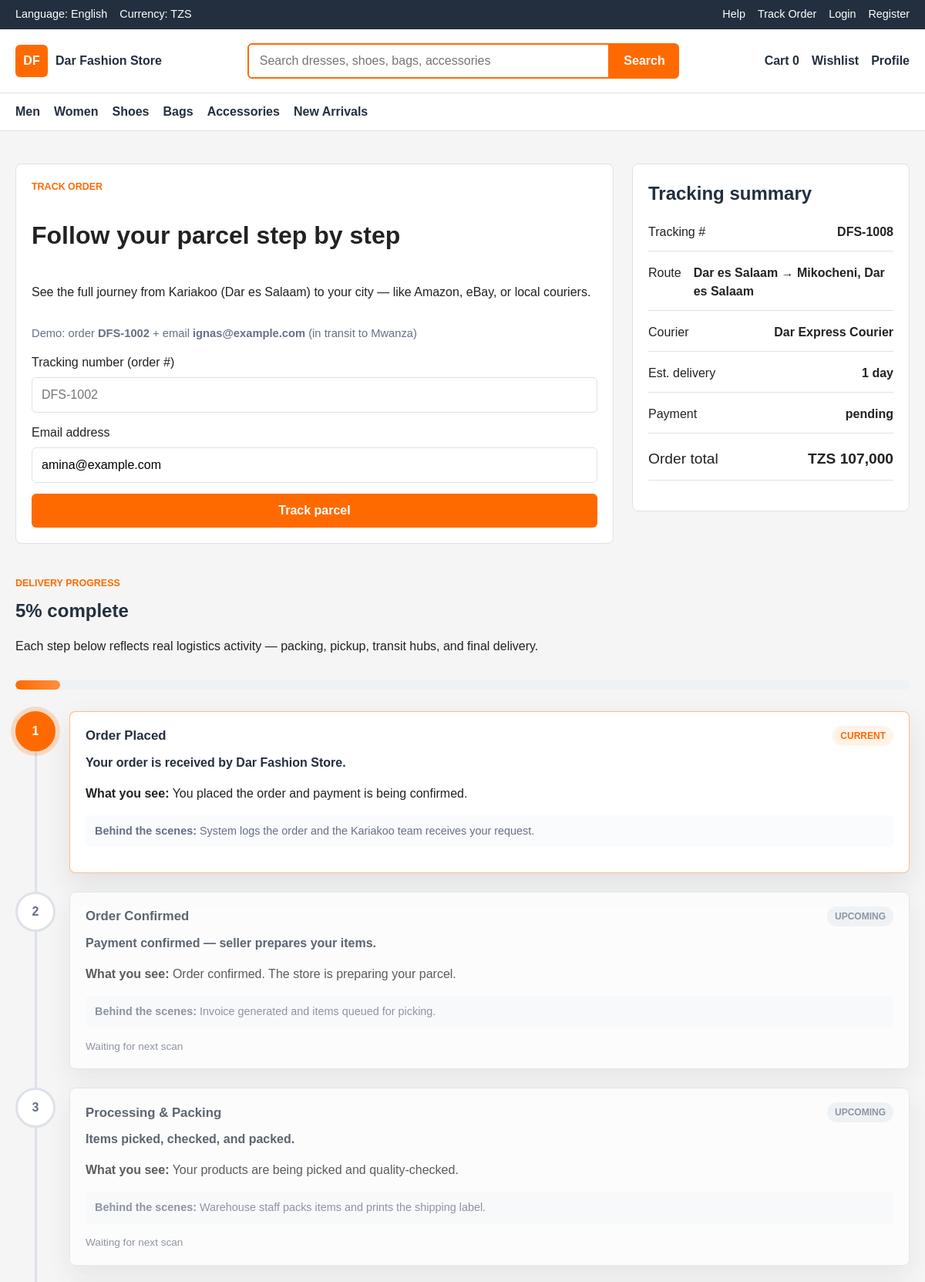
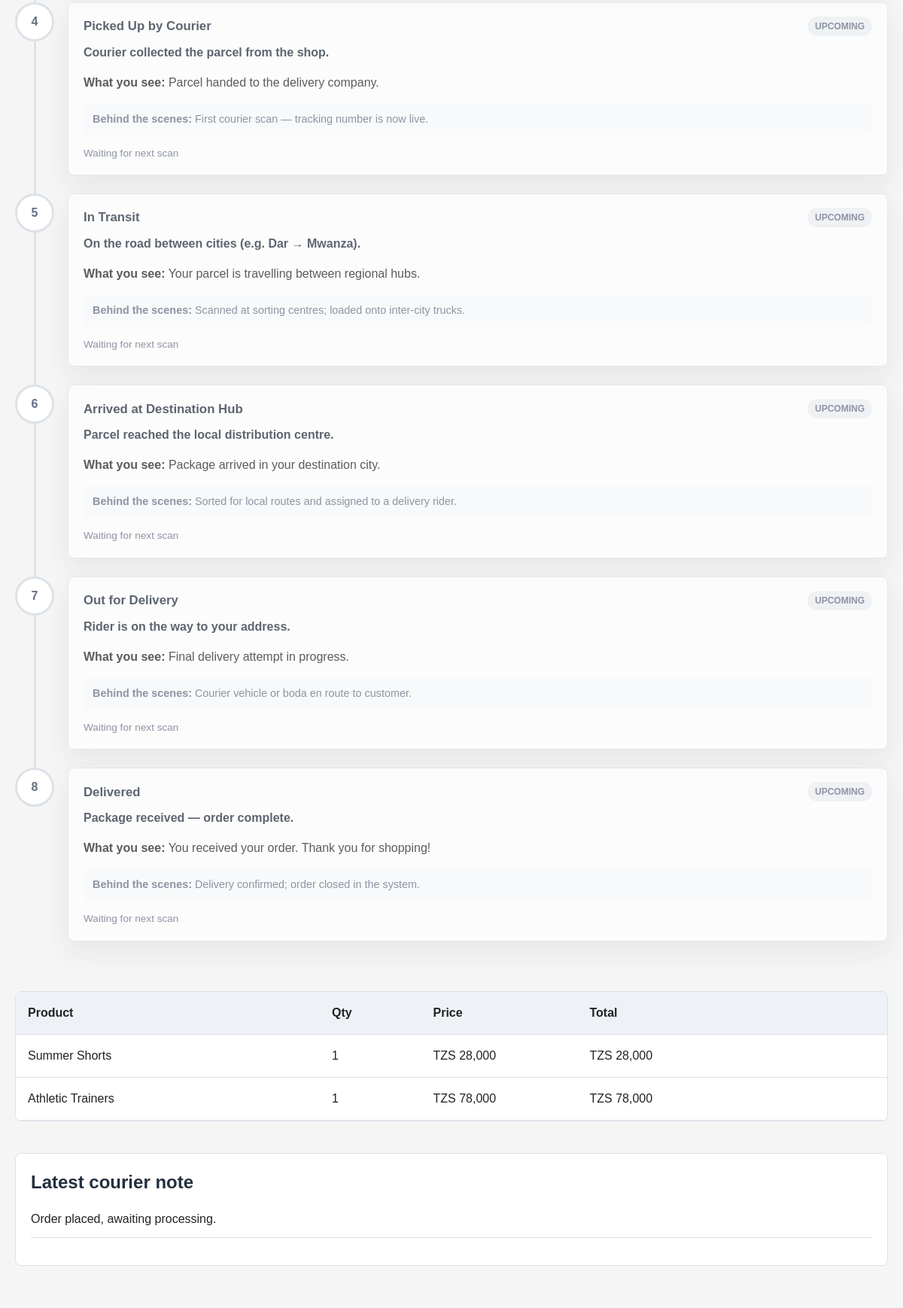
The page /track-order.php?email=amina@example.com (upper part) on the database its author committed (2 pictures, top to bottom).
### tables this page shows
CREATE TABLE orders (
    id INT UNSIGNED AUTO_INCREMENT PRIMARY KEY,
    order_number VARCHAR(40) NOT NULL UNIQUE,
    user_id INT UNSIGNED,
    customer_name VARCHAR(120) NOT NULL,
    customer_email VARCHAR(160) NOT NULL,
    customer_phone VARCHAR(30) NOT NULL,
    shipping_address TEXT NOT NULL,
    subtotal DECIMAL(10,2) NOT NULL DEFAULT 0.00,
    delivery_fee DECIMAL(10,2) NOT NULL DEFAULT 0.00,
    total DECIMAL(10,2) NOT NULL,
    status ENUM('pending', 'confirmed', 'processing', 'shipped', 'in_transit', 'out_for_delivery', 'delivered', 'cancelled') NOT NULL DEFAULT 'pending',
    delivery_company VARCHAR(120),
    delivery_notes TEXT,
    estimated_delivery_days INT UNSIGNED NOT NULL DEFAULT 1,
    created_at TIMESTAMP NOT NULL DEFAULT CURRENT_TIMESTAMP,
    updated_at TIMESTAMP NOT NULL DEFAULT CURRENT_TIMESTAMP ON UPDATE CURRENT_TIMESTAMP,
    CONSTRAINT fk_orders_user
        FOREIGN KEY (user_id) REFERENCES users(id)
        ON UPDATE CASCADE
        ON DELETE SET NULL,
    INDEX idx_orders_user (user_id),
    INDEX idx_orders_status (status),
    INDEX idx_orders_created_at (created_at)
);

CREATE TABLE payments (
    id INT UNSIGNED AUTO_INCREMENT PRIMARY KEY,
    order_id INT UNSIGNED NOT NULL,
    method ENUM('mobile_money', 'card_demo', 'cash_on_delivery') NOT NULL,
    amount DECIMAL(10,2) NOT NULL,
    payment_status ENUM('pending', 'verified', 'failed', 'refunded') NOT NULL DEFAULT 'pending',
    transaction_ref VARCHAR(120),
    provider_response TEXT,
    paid_at TIMESTAMP NULL,
    created_at TIMESTAMP NOT NULL DEFAULT CURRENT_TIMESTAMP,
    CONSTRAINT fk_payments_order
        FOREIGN KEY (order_id) REFERENCES orders(id)
        ON UPDATE CASCADE
        ON DELETE CASCADE,
    INDEX idx_payments_order (order_id),
    INDEX idx_payments_status (payment_status)
);

CREATE TABLE order_items (
    id INT UNSIGNED AUTO_INCREMENT PRIMARY KEY,
    order_id INT UNSIGNED NOT NULL,
    product_id INT UNSIGNED,
    product_name VARCHAR(180) NOT NULL,
    quantity INT UNSIGNED NOT NULL,
    price DECIMAL(10,2) NOT NULL,
    line_total DECIMAL(10,2) NOT NULL,
    created_at TIMESTAMP NOT NULL DEFAULT CURRENT_TIMESTAMP,
    CONSTRAINT fk_order_items_order
        FOREIGN KEY (order_id) REFERENCES orders(id)
        ON UPDATE CASCADE
        ON DELETE CASCADE,
    CONSTRAINT fk_order_items_product
        FOREIGN KEY (product_id) REFERENCES products(id)
        ON UPDATE CASCADE
        ON DELETE SET NULL,
    INDEX idx_order_items_order (order_id),
    INDEX idx_order_items_product (product_id)
);

### app/models/OrderTracking.php (called while the page is built, shortened)
<?php
class OrderTracking {
    private $conn;
    public function __construct($db) {
        $this->conn = $db;
    }
    public function tableExists() {
        try {
            $this->conn->query("SELECT 1 FROM order_tracking_events LIMIT 1");
            return true;
        } catch (Throwable $e) {
            return false;
        }
    }
    public function getEvents($orderId) {
        if (!$this->tableExists()) {
            return [];
        }
        $stmt = $this->conn->prepare("
            SELECT * FROM order_tracking_events
            WHERE order_id = ?
            ORDER BY event_at ASC, id ASC
        ");
        $stmt->execute([$orderId]);
        return $stmt->fetchAll(PDO::FETCH_ASSOC);
    }
    public function buildTimeline(array $order) {
        $steps = self::journeySteps();
        $events = $this->getEvents((int) $order['id']);
        $eventsByCode = [];
        $status = $order['status'] ?? 'pending';
        $maxComplete = $this->maxCompletedStepIndex($status, $eventsByCode);
        $timeline = [];
        foreach ($steps as $step) {
            $index = $this->stepLogicalIndex($step['code']);
            $event = $eventsByCode[$step['code']] ?? null;
            if ($index < $maxComplete) {
                $state = 'done';
            } elseif ($index === $maxComplete) {
                $state = 'current';
            } else {
                $state = 'upcoming';
            }
            $timeline[] = [
                'step' => $step,
                'event' => $event,
                'state' => $state,
            ];
        }
        $progress = $status === 'delivered'
            ? 100
            : (int) round(($maxComplete / max(count($steps) - 1, 1)) * 100);
        return [
            'steps' => $timeline,
            'progress' => min(100, max($progress, 5)),
            'cancelled' => false,
            'events' => $events,
        ];
    }
    private function stepLogicalIndex($code) {
        $indices = [
            'pending' => 0,
            'confirmed' => 1,
            'processing' => 2,
            'picked_up' => 3,
            'in_transit' => 4,
            'arrived_at_hub' => 5,
            'out_for_delivery' => 6,
            'delivered' => 7,
        ];
        return $indices[$code] ?? 0;
    }
    private function maxCompletedStepIndex($status, array $eventsByCode) {
        $map = [
            'pending' => 0,
            'confirmed' => 1,
            'processing' => 2,
            'shipped' => 3,
            'in_transit' => 4,
            'out_for_delivery' => 6,
            'delivered' => 7,
        ];
        $index = $map[$status] ?? 0;
        return $index;
    }
}

### public/track-order.php (the view, shortened to what this page needs)
<?php
require_once __DIR__ . '/../app/models/OrderTracking.php';
include __DIR__ . '/../app/includes/header.php';
$database = new Database();
$conn = $database->connect();
$orderNumber = strtoupper(trim($_GET['order_number'] ?? ''));
$email = trim($_GET['email'] ?? '');
$order = null;
$items = [];
$payment = null;
$timeline = ['steps' => [], 'progress' => 0, 'cancelled' => false, 'events' => []];
if (($orderNumber !== '' || $email !== '') && $conn) {
    $sql = "SELECT * FROM orders WHERE 1=1";
    $params = [];
    if ($email !== '') {
        $sql .= " AND customer_email = ?";
        $params[] = $email;
    }
    $sql .= " ORDER BY created_at DESC LIMIT 1";
    $stmt = $conn->prepare($sql);
    $stmt->execute($params);
    $order = $stmt->fetch(PDO::FETCH_ASSOC);
    if ($order) {
        $stmt = $conn->prepare("SELECT * FROM order_items WHERE order_id = ?");
        $stmt->execute([$order['id']]);
        $items = $stmt->fetchAll(PDO::FETCH_ASSOC);
        $stmt = $conn->prepare("SELECT * FROM payments WHERE order_id = ? LIMIT 1");
        $stmt->execute([$order['id']]);
        $payment = $stmt->fetch(PDO::FETCH_ASSOC);
        $tracking = new OrderTracking($conn);
        $timeline = $tracking->buildTimeline($order);
    } else {
        $error = 'No order found. Check the order number and email address.';
    }
}
$etaDays = $order ? (int) ($order['estimated_delivery_days'] ?? 3) : 3;
$etaLabel = $etaDays <= 1 ? '1 day' : ($etaDays . '–' . ($etaDays + 2) . ' days');
?>
<main class="section">
    <div class="container checkout-layout">
        <form class="checkout-form" method="get">
            <p class="section-kicker">Track order</p>
            <h1>Follow your parcel step by step</h1>
            <p>See the full journey from Kariakoo (Dar es Salaam) to your city — like Amazon, eBay, or local couriers.</p>
            <p class="form-hint">Demo: order <strong>DFS-1002</strong> + email <strong>ignas@example.com</strong> (in transit to Mwanza)</p>
            <label>Tracking number (order #)<input name="order_number" value="<?php echo htmlspecialchars($orderNumber); ?>" placeholder="DFS-1002"></label>
            <label>Email address<input type="email" name="email" value="<?php echo htmlspecialchars($email); ?>" placeholder="you@example.com"></label>
            <button class="button button--primary" type="submit">Track parcel</button>
        </form>
        <aside class="summary-panel">
            <h2>Tracking summary</h2>
            <?php if ($order): ?>
                <p><span>Tracking #</span><strong><?php echo htmlspecialchars($order['order_number']); ?></strong></p>
                <p><span>Route</span><strong>Dar es Salaam → <?php echo htmlspecialchars($order['shipping_address']); ?></strong></p>
                <p><span>Courier</span><strong><?php echo htmlspecialchars($order['delivery_company'] ?? 'Assigning courier…'); ?></strong></p>
                <p><span>Est. delivery</span><strong><?php echo htmlspecialchars($etaLabel); ?></strong></p>
                <p><span>Payment</span><strong><?php echo htmlspecialchars($payment['payment_status'] ?? 'pending'); ?></strong></p>
                <p class="summary-total"><span>Order total</span><strong>TZS <?php echo number_format((float) $order['total'], 0); ?></strong></p>
            <?php else: ?>
                <p>Enter your tracking number and email to see live progress.</p>
            <?php endif; ?>
        </aside>
    </div>
    <?php if ($order && !$timeline['cancelled']): ?>
        <section class="container section">
            <div class="tracking-hero">
                <div>
                    <p class="section-kicker">Delivery progress</p>
                    <h2><?php echo (int) $timeline['progress']; ?>% complete</h2>
                    <p>Each step below reflects real logistics activity — packing, pickup, transit hubs, and final delivery.</p>
                </div>
                <div class="tracking-progress-bar" aria-hidden="true">
                    <span style="width: <?php echo (int) $timeline['progress']; ?>%;"></span>
                </div>
            </div>
            <ol class="delivery-timeline">
                <?php foreach ($timeline['steps'] as $item):
                    $step = $item['step'];
                    $event = $item['event'];
                    $state = $item['state'];
                ?>
                    <li class="delivery-timeline__item delivery-timeline__item--<?php echo htmlspecialchars($state); ?>">
                        <div class="delivery-timeline__marker"><?php echo htmlspecialchars($step['icon']); ?></div>
                        <article class="delivery-timeline__card">
                            <div class="delivery-timeline__head">
                                <h3><?php echo htmlspecialchars($step['label']); ?></h3>
                                <span class="delivery-timeline__badge"><?php echo htmlspecialchars(ucfirst($state)); ?></span>
                            </div>
                            <p class="delivery-timeline__summary"><?php echo htmlspecialchars($step['summary']); ?></p>
                            <p><strong>What you see:</strong> <?php echo htmlspecialchars($event['description'] ?? $step['customer']); ?></p>
                            <p class="delivery-timeline__activity"><strong>Behind the scenes:</strong> <?php echo htmlspecialchars($event['activity_note'] ?? $step['activity']); ?></p>
                            <?php if ($event): ?>
                                <time class="delivery-timeline__time"><?php echo date('M d, Y · H:i', strtotime($event['event_at'])); ?></time>
                            <?php elseif ($state === 'upcoming'): ?>
                                <time class="delivery-timeline__time">Waiting for next scan</time>
                            <?php endif; ?>
                        </article>
                    </li>
                <?php endforeach; ?>
            </ol>
        </section>
        <section class="container cart-table">
            <div class="cart-row cart-row--head"><span>Product</span><span>Qty</span><span>Price</span><span>Total</span></div>
            <?php foreach ($items as $item): ?>
                <div class="cart-row">
                    <span><?php echo htmlspecialchars($item['product_name']); ?></span>
                    <span><?php echo (int) $item['quantity']; ?></span>
                    <span>TZS <?php echo number_format((float) $item['price'], 0); ?></span>
                    <span>TZS <?php echo number_format((float) $item['line_total'], 0); ?></span>
                </div>
            <?php endforeach; ?>
        </section>
        <?php if (!empty($order['delivery_notes'])): ?>
            <section class="container section">
                <div class="summary-panel">
                    <h2>Latest courier note</h2>
                    <p><?php echo htmlspecialchars($order['delivery_notes']); ?></p>
                </div>
            </section>
        <?php endif; ?>
    <?php elseif ($order && $timeline['cancelled']): ?>
        <section class="container section">
            <p class="alert alert--error">This order was cancelled.</p>
        </section>
    <?php endif; ?>
</main>
<?php include __DIR__ . '/../app/includes/footer.php'; ?>

### rows shown on the page
orders: order_number "DFS-1008", shipping_address "Mikocheni, Dar es Salaam", delivery_company "Dar Express Courier", estimated_delivery_days "1 day", total "107,000", estimated_delivery_days "1", delivery_notes "Order placed, awaiting processing."
payments: payment_status "pending"
order_items: product_name "Summer Shorts", quantity "1", price "28,000", line_total "28,000"
order_items: product_name "Athletic Trainers", quantity "1", price "78,000", line_total "78,000"

### other values the page prints
$cartCount "0"
$timeline['progress'] "5"
$step['label'] "Order Placed"
$state "CURRENT"
$step['summary'] "Your order is received by Dar Fashion Store."
$event['description'] "You placed the order and payment is being confirmed."
$event['activity_note'] "System logs the order and the Kariakoo team receives your request."
$step['icon'] "2"
$step['label'] "Order Confirmed"
$state "UPCOMING"
$step['summary'] "Payment confirmed — seller prepares your items."
$event['description'] "Order confirmed. The store is preparing your parcel."
$event['activity_note'] "Invoice generated and items queued for picking."
$step['icon'] "3"
$step['label'] "Processing & Packing"
